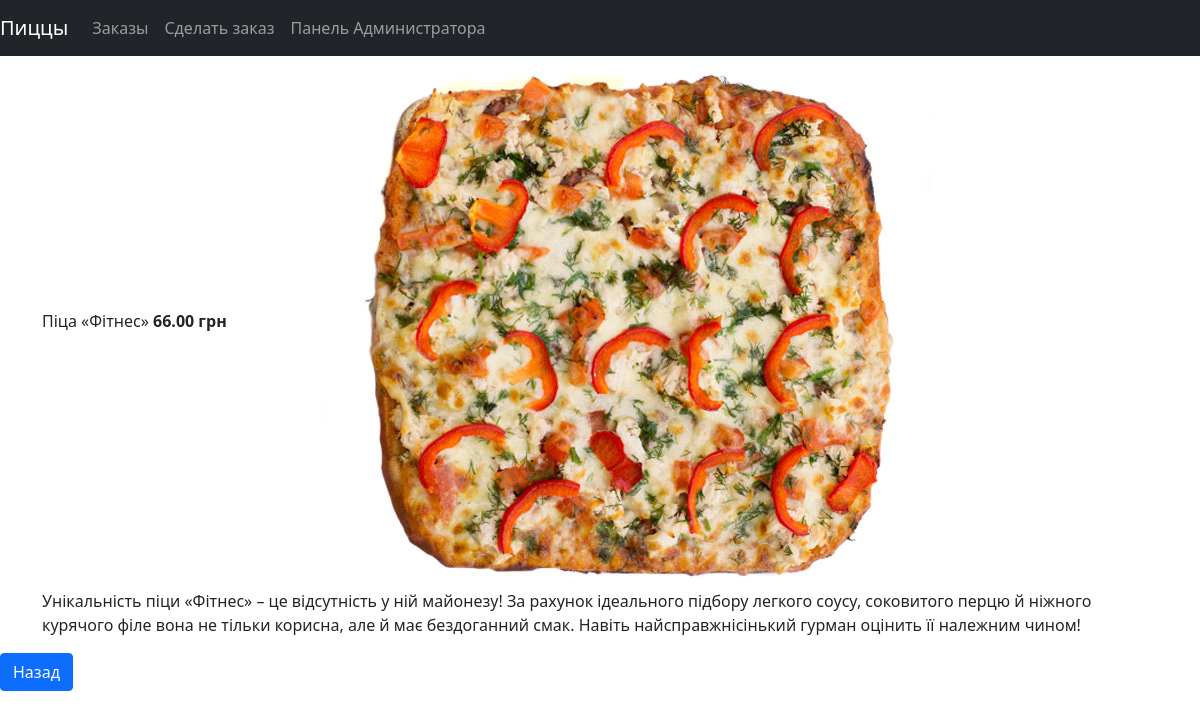
The page /pizzas/4 on the database its author committed.
### PizzaBoard/models.py (models this page shows, shortened)
class Pizza(models.Model):
    name = models.CharField(verbose_name='Название', max_length=255)
    price = models.DecimalField(verbose_name='Цена (грн)', validators=[MinValueValidator(0)],
                                decimal_places=2, max_digits=5)
    description = models.TextField(verbose_name='Описание', null=True, blank=True)
    image = models.ImageField(verbose_name='Изображение', upload_to='images', null=True, blank=True)
    weight = models.PositiveIntegerField(verbose_name='Вес (г)', null=True, blank=True)
    class Meta:
        verbose_name = 'Пицца'
        verbose_name_plural = 'Пиццы'

### PizzaBoard/views.py (the view)
# urls.py: path('pizzas/<int:pk>', PizzaDetailView.as_view(), name='pizza'),
class PizzaDetailView(DetailView):
    template_name = 'pizza_detail.html'
    model = Pizza
    queryset = Pizza.objects.all()

### templates/pizza_detail.html
{% extends "base.html" %}
{% block content %}
<div class="container">
    <div class="col-sm">
        {{ pizza.name }}
        <b>{{ pizza.price }} грн</b>
        <img src="/media/{{ pizza.image }}" alt="My image">
        <p>{{ pizza.description }}</p>
    </div>
</div>
<a href="{% url 'pizza_list' %}" class="btn btn-primary">Назад</a>
{% endblock %}

### rows shown on the page
Pizza: name "Піца «Фітнес»", price "66.00", image (picture), description "Унікальність піци «Фітнес» – це відсутність у ній майонезу! За рахунок ідеального підбору легкого соусу, соковитого перцю й ніжного курячого філе вона не тільки корисна, але й має бездоганний смак. Навіть найсправжнісінький гурман оцінить її належним чином!"
